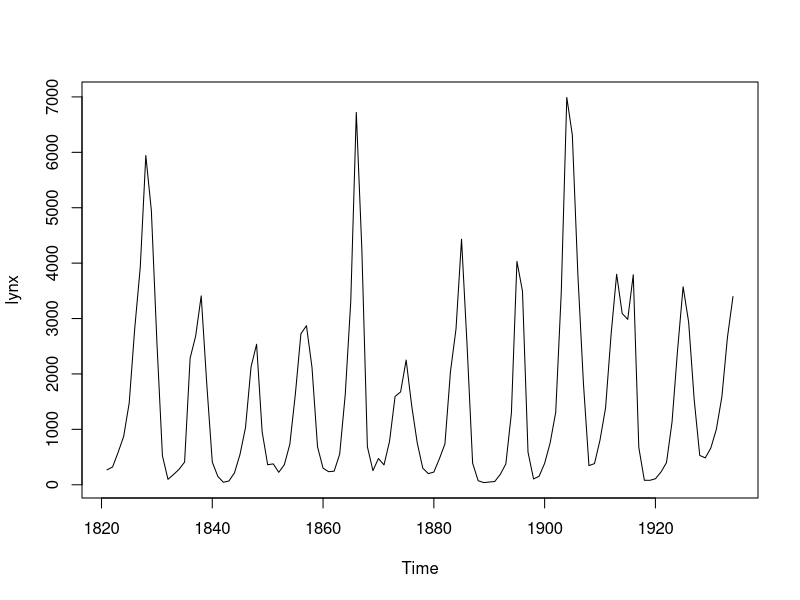
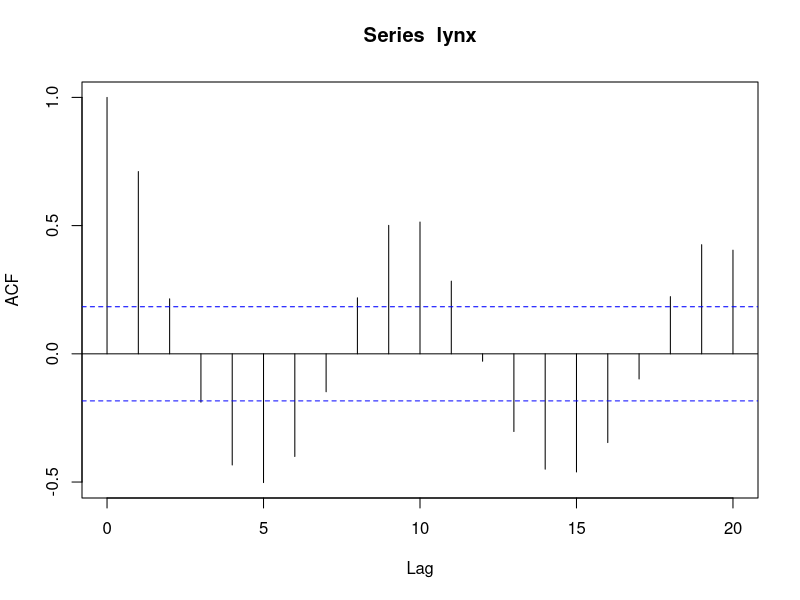
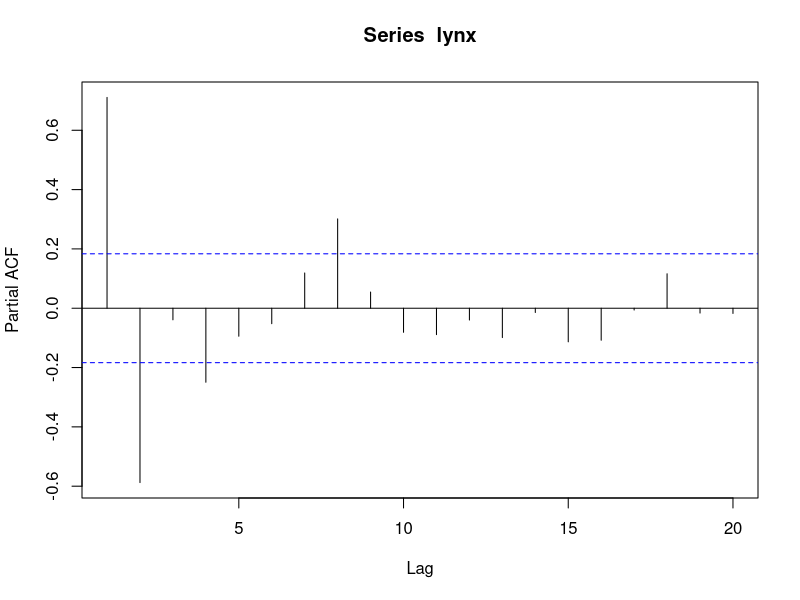
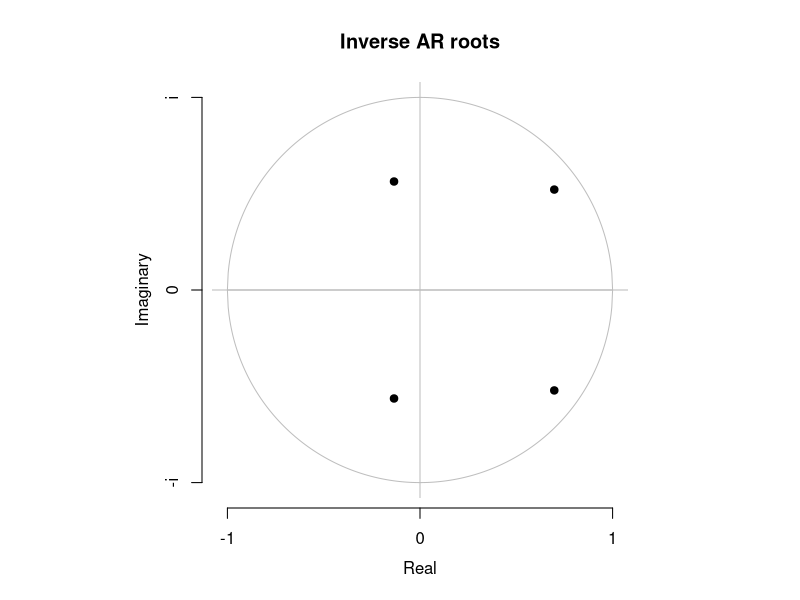
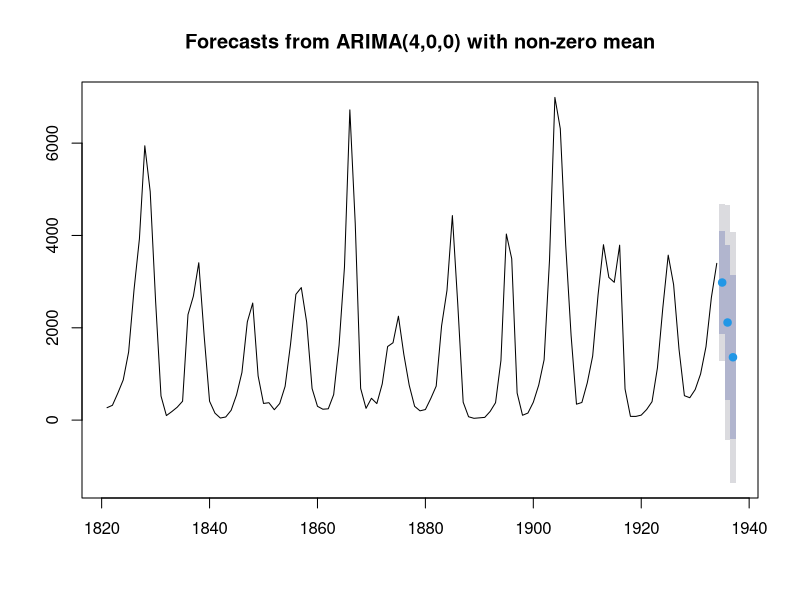
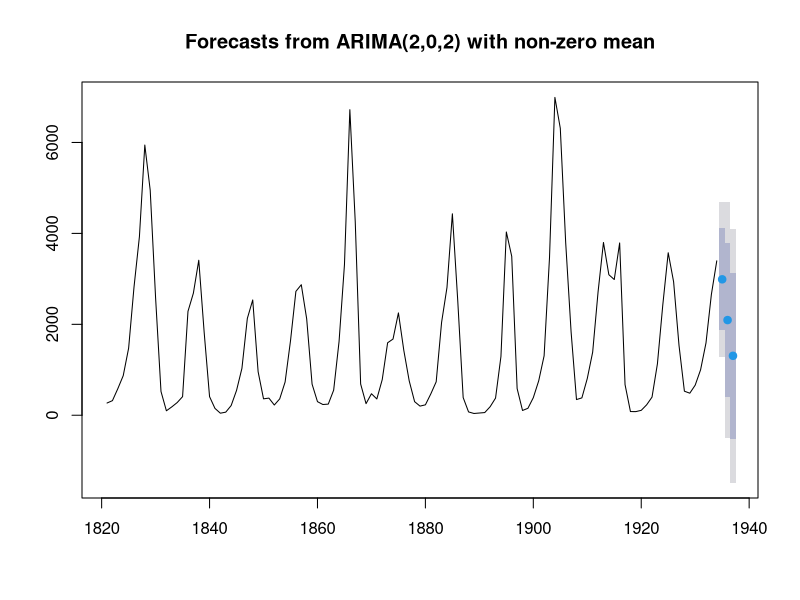
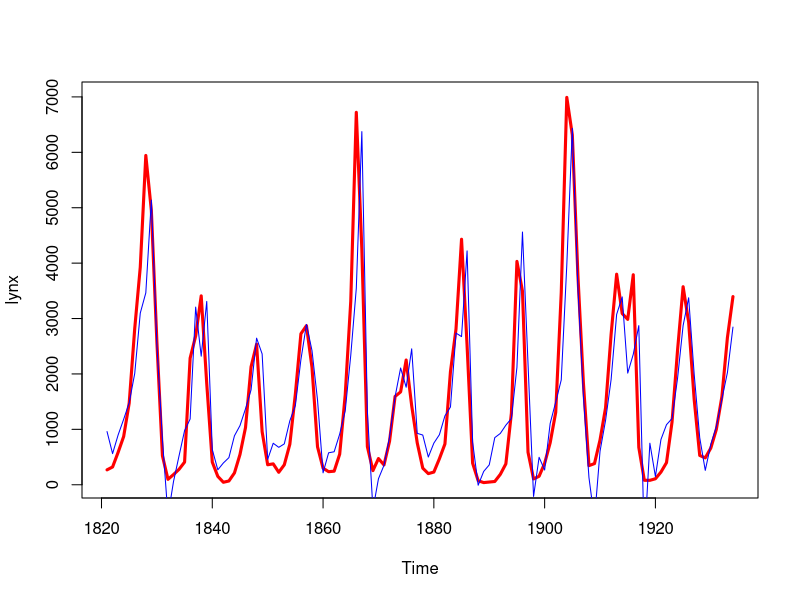
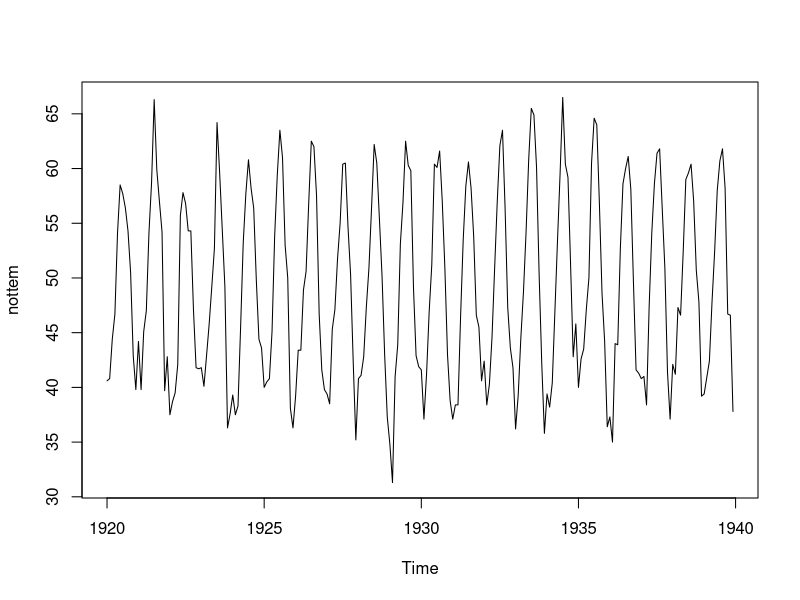

Recreate these plots in R, in order.
#### ARIMA MODEL

#Dataset

plot(lynx)

acf(lynx) ; pacf(lynx)

library(forecast)

myar_base = auto.arima(lynx)

#refining settings
auto.arima(lynx, trace = T)

myar = auto.arima(lynx, stepwise = F, approximation = F)
myar

plot(myar)

plot(forecast(myar, h=3))
plot(forecast(myar_base, h=3))

#how model looks compared to original values

plot(lynx, lwd = 3, col = 'red')
lines(myar$fitted, col = 'blue')

#### EXPONENTIAL SMOOTHING

#Dataset

plot(nottem)
etsmodel = ets(nottem); etsmodel

#first line of result tells model type itslef - here it is additive error, No trend and additive seasonality

#comparing how model looks compared to original data
plot(nottem, lwd = 3, col = 'red')
lines(etsmodel$fitted, col = 'blue')

plot(forecast(etsmodel, h=17)) #dark grey shade is 85% accuracy range and light grey is 95% accuracy range

plot(forecast(etsmodel, h=17, level = 95)) #now we get only one shade of 95% CI

# manually setting ets model
#changing erro and sesonality to multiplicative

etsmodmult = ets(y = nottem, model='MNM')
etsmodmult

plot(nottem, lwd = 3, col = 'red')
lines(etsmodmult$fitted, col = 'blue')


plot(forecast(etsmodel, h=17), lwd=2, col = 'red')
plot(forecast(etsmodmult, h=17))

